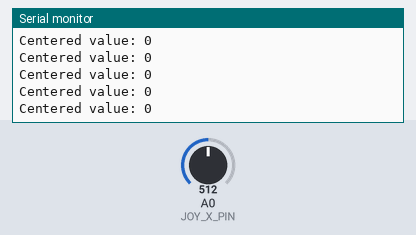
This sketch was run on a simulated Arduino Uno, built with avr-gcc and run on an emulated ATmega328P. Parts: the last lines printed to the serial monitor. The inputs (shaded band) are chosen by the test bench; at power-on: A0 (JOY_X_PIN) = 512.

Above: at 1.2 s.
1.3 s: A0 (JOY_X_PIN) set to 716
At 1.56 s:
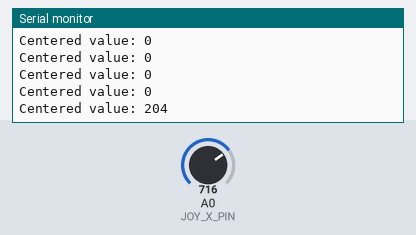
2.8 s: A0 (JOY_X_PIN) set to 900
At 2.96 s:
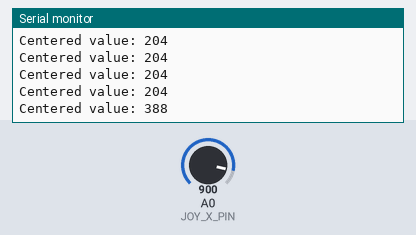
Timing chart, 0 to 5.8 s (numbered marks = the images above; inputs shaded):
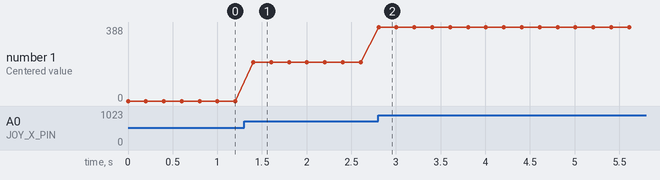

Measured:
- after the input at 1.3 s, the serial monitor: prints a new line after 0.10 s (image 1)
- after the input at 2.8 s, the serial monitor: prints a new line at once (image 2)
- plotted number 1: 0 → 204 after the input at 1.3 s, 204 → 388 after the input at 2.8 s

The sketch:

Joystick_02_Centering_The_Reading.ino
```cpp
// ============================================================
//  Joystick -- Centering the Reading
//  Source: Week2_Day2.pptx, Slide 47
// ============================================================
#define JOY_X_PIN A0
#define CENTER_OFFSET 512   // joystick reads 0-1023; subtract 512 so
                             // center = 0, full back = -512, full forward = +512

int joyVal;

void setup() {
  Serial.begin(9600);
}

void loop() {
  joyVal = analogRead(JOY_X_PIN) - CENTER_OFFSET;

  Serial.print("Centered value: ");
  Serial.println(joyVal);
  delay(200);
}
```
